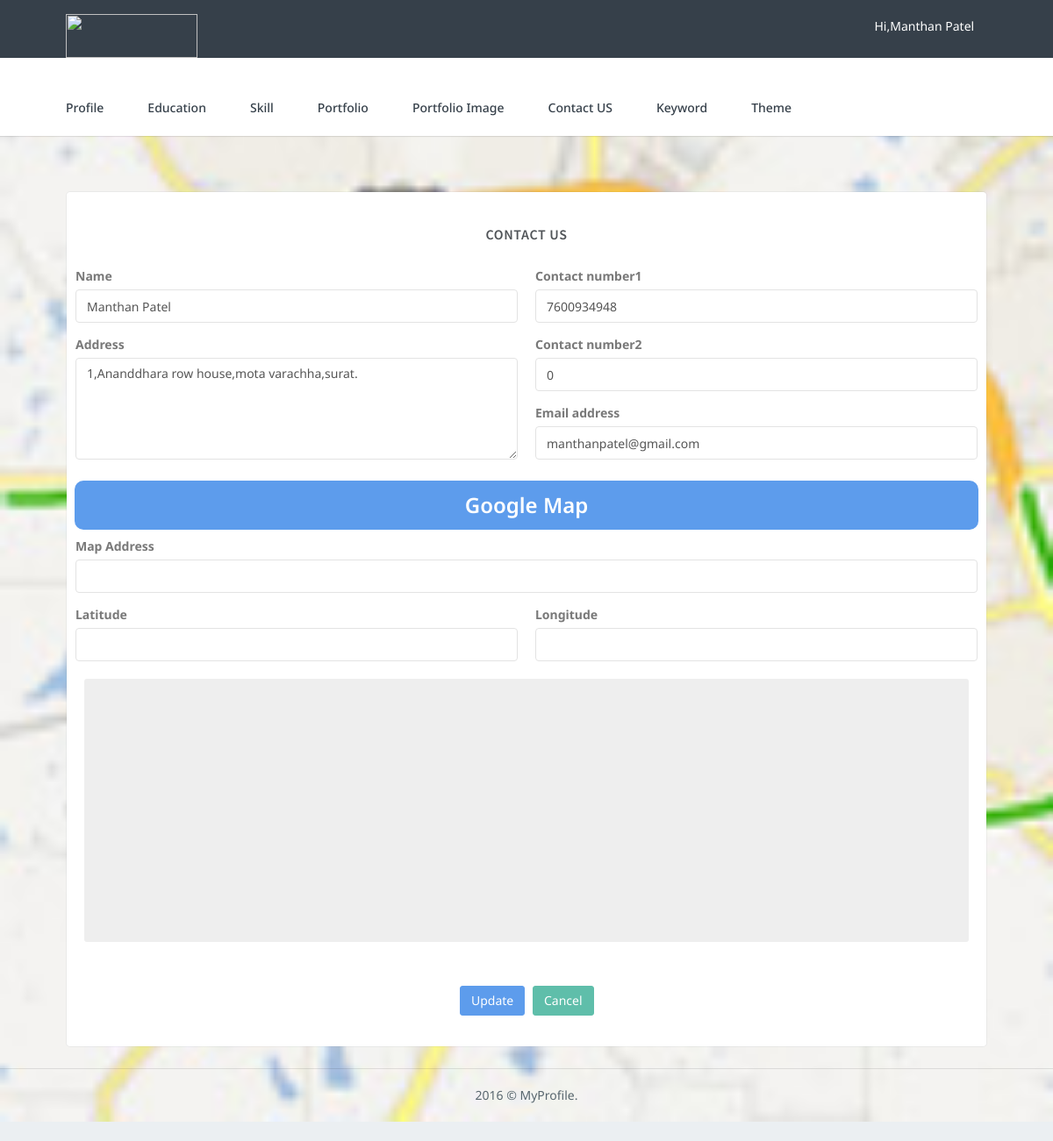
The page /mp_subadmin/contact/contactus_update.php (signed in) on the database its author committed.
### tables this page shows
CREATE TABLE IF NOT EXISTS `mp_contactus` (
  `contactus_id` int(100) NOT NULL AUTO_INCREMENT,
  `contactus_name` varchar(50) NOT NULL,
  `contactus_address` varchar(200) NOT NULL,
  `contactus_phone_1` bigint(15) NOT NULL,
  `contactus_phone_2` bigint(15) NOT NULL,
  `contactus_emailid` varchar(50) NOT NULL,
  `latitude` double NOT NULL,
  `longitude` double NOT NULL,
  `employee_id` int(100) NOT NULL,
  PRIMARY KEY (`contactus_id`)
);

### mp_subadmin/contact/contactus_update.php (the view, shortened to what this page needs)
<?php
include ("../include/header.php");
include ("../include/menu.php");
include ("../mp_connect.php");
$eid=$_SESSION['employee_id'];
$query="select * from mp_contactus where employee_id='$eid'";
$data=mysqli_query($con,$query);
$rec=mysqli_fetch_array($data);
?>
        <div class="wrapper">
            <div class="container">
			<div class="row">
                    <div class="col-md-12">
                        <div class="">
                            <div class="card-box" style="margin-top:50px;">
									 <h4 class="m-t-0 header-title" style="margin-bottom:30px;text-align:center;margin-top:20px !important;"><b>Contact US</b></h4>
                                <div class="row">
									<div class="row">
										<form method="post">
											<div class="col-sm-6">
												<div class="form-group">
													<label>Name</label>
													<input type="text" class="form-control" placeholder="Enter Name" name="name" value="<?php echo $rec['contactus_name']; ?>">
												</div>
												<div class="form-group">
													<label>Address</label>
													<textarea class="form-control" rows="5" name="address"><?php echo $rec['contactus_address']; ?></textarea>
												</div>
											</div>
										<div class="col-sm-6">
											<div class="form-group">
                                            <label>Contact number1</label>
                                            <input type="text" class="form-control" placeholder="Enter contact no.1" name="contact1" value="<?php echo $rec['contactus_phone_1']; ?>">
											</div>
											<div class="form-group">
                                            <label>Contact number2</label>
                                            <input type="text" class="form-control" placeholder="Enter contact no.2" name="contact2" value="<?php echo $rec['contactus_phone_2']; ?>">
											</div>
											<div class="form-group">
                                            <label>Email address</label>
                                            <input type="email" class="form-control" placeholder="Enter email" name="email" value="<?php echo $rec['contactus_emailid']; ?>">
											</div>
										</div>
									</div>
										<div class="row">
										<div style="background-color:#5D9CEC;border-radius:10px; margin :9px;padding : 1px;">
										<p><center><font color="white" size=5%><b>Google Map</b></font></center></p>
										</div>
										</div>
										<div class="form-group">
												<label>Map Address</label>
												<input type="text" id="address" class="form-control">
										</div>
										<div class="row" style="margin-top:10px;">
										<div class="form-group">
											<label class="col-sm-6">Latitude</label>
											<label class="col-sm-6">Longitude</label>
											<div class="col-sm-6">
												<input type="text" id="latitude" class="form-control" name="latitude">
											</div>
											<div class="col-sm-6">
												<input type="text" id="longitude" class="form-control" name="longitude">
												</div>
										</div>
										</div>
                                </div>
								<br>
								<div id="gmaps-basic" class="gmaps"><span style="padding-top:100px;"></span></div>
								<div class="form-group">
										<div class="form-group text-right m-b-0">
											<center style="padding-top:50px;">
											<button class="btn btn-primary waves-effect waves-light" type="submit" name="submit" value="submit">
												Update
											</button>
											<button type="reset" class="btn btn-default waves-effect waves-light m-l-5" name="reset">
												Cancel
											</button>
											</center>
										</div>
								</div>
                            </div>
                        </div>
                    </div>
                </div>
                <footer class="footer text-right">
                    <div class="container">
                        <div class="row">
                            <div class="col-xs-12" style="text-align:center;">
                                2016 © MyProfile.
                            </div>
                        </div>
                    </div>
                </footer>
            </div>
        </div>
    </body>
</html>

### mp_subadmin/assets/css/core.css (style rules this page uses)
body { background:url("./image/map.jpg") no-repeat center top; background-size: cover; min-height: 620px; font-family: 'Noto Sans', 'Helvetica Neue', Helvetica, Arial, sans-serif; margin: 0; padding-bottom: 65px; overflow-x: hidden; color: #797979; }
html { position: relative; min-height: 100%; background: #ebeff2; margin-top: -22px; }
h1, h2, h3, h4, h5, h6 { color: #505458; font-family: "Source Sans Pro", "Helvetica Neue", Helvetica, Arial, sans-serif; margin: 10px 0; }
h4 { line-height: 22px; }
p { line-height: 1.6; }
* { outline: none !important; }
b { font-weight: 600; }
.container { width: 90%; }
.wrapper { margin-top: 170px; }
.header-title { text-transform: uppercase; font-size: 16px; font-weight: 600; letter-spacing: 0.04em; line-height: 16px; margin-bottom: 8px; }
.m-l-5 { margin-left: 5px !important; }
.m-t-0 { margin-top: 0px !important; }
.m-b-0 { margin-bottom: 0px !important; }
.card-box { padding: 20px; border: 1px solid rgba(54, 64, 74, 0.05); -webkit-border-radius: 5px; border-radius: 5px; -moz-border-radius: 5px; background-clip: padding-box; margin-bottom: 20px; background-color: #ffffff; }
.row { margin-right: -10px; margin-left: -10px; }
.col-lg-1, .col-lg-10, .col-lg-11, .col-lg-12, .col-lg-2, .col-lg-3, .col-lg-4, .col-lg-5, .col-lg-6, .col-lg-7, .col-lg-8, .col-lg-9, .col-md-1, .col-md-10, .col-md-11, .col-md-12, .col-md-2, .col-md-3, .col-md-4, .col-md-5, .col-md-6, .col-md-7, .col-md-8, .col-md-9, .col-sm-1, .col-sm-10, .col-sm-11, .col-sm-12, .col-sm-2, .col-sm-3, .col-sm-4, .col-sm-5, .col-sm-6, .col-sm-7, .col-sm-8, .col-sm-9, .col-xs-1, .col-xs-10, .col-xs-11, .col-xs-12, .col-xs-2, .col-xs-3, .col-xs-4, .col-xs-5, .col-xs-6, .col-xs-7, .col-xs-8, .col-xs-9 { padding-left: 10px; padding-right: 10px; }
textarea.form-control { min-height: 90px; }
.form-control { background-color: #FFFFFF; border: 1px solid #E3E3E3; border-radius: 4px; color: #565656; padding: 7px 12px; height: 38px; max-width: 100%; -webkit-box-shadow: none; box-shadow: none; -webkit-transition: all 300ms linear; -moz-transition: all 300ms linear; -o-transition: all 300ms linear; -ms-transition: all 300ms linear; transition: all 300ms linear; }
.waves-effect { position: relative; cursor: pointer; display: inline-block; overflow: hidden; -webkit-user-select: none; -moz-user-select: none; -ms-user-select: none; user-select: none; -webkit-tap-highlight-color: transparent; vertical-align: middle; z-index: 1; will-change: opacity, transform; -webkit-transition: all 0.3s ease-out; -moz-transition: all 0.3s ease-out; -o-transition: all 0.3s ease-out; -ms-transition: all 0.3s ease-out; transition: all 0.3s ease-out; }

### mp_subadmin/assets/css/components.css (style rules this page uses)
.btn { border-radius: 3px; outline: none !important; }
.btn-primary, .btn-success, .btn-default, .btn-info, .btn-warning, .btn-danger, .btn-inverse, .btn-purple, .btn-pink { color: #ffffff !important; }
.btn-default, .btn-default:hover, .btn-default:focus, .btn-default:active, .btn-default.active, .btn-default.focus, .btn-default:active, .btn-default:focus, .btn-default:hover, .open > .dropdown-toggle.btn-default { background-color: #5fbeaa !important; border: 1px solid #5fbeaa !important; }
.btn-primary, .btn-primary:hover, .btn-primary:focus, .btn-primary:active, .btn-primary.active, .btn-primary.focus, .btn-primary:active, .btn-primary:focus, .btn-primary:hover, .open > .dropdown-toggle.btn-primary { background-color: #5d9cec !important; border: 1px solid #5d9cec !important; }

### mp_subadmin/assets/css/pages.css (style rules this page uses)
.gmaps, .gmaps-panaroma { height: 300px; background: #eeeeee; border-radius: 3px; }

### mp_subadmin/assets/css/menu.css (style rules this page uses)
.footer { border-top: 1px solid rgba(0, 0, 0, 0.1); bottom: 0px; color: #58666e; text-align: left !important; padding: 20px 0px; position: absolute; right: 0px; left: 0px; }

### rows shown on the page
mp_contactus: name "Manthan Patel", address "1,Ananddhara row house,mota varachha,surat.", contact1 "7600934948", contact2 "0", email "manthanpatel@gmail.com"

### other values the page prints
$fname "Manthan"
$lname "Patel"
